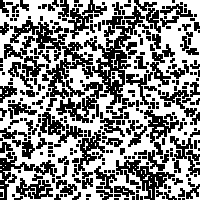
Frame 1 (no input)
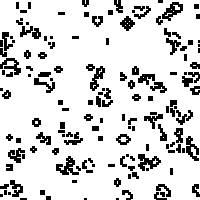
Frame 60 (the mouse pressed at the canvas centre just before this capture)
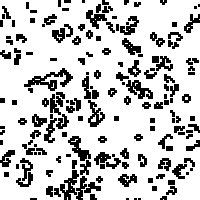
Frame 120 (the mouse held since frame 60 and released just before this capture)

The Processing sketch that drew these frames (run headless with seeded random() and noise(); from frame 60 on, the mouse is pressed at the canvas centre):

// Processing sketch: GOL
// ── GOL.pde
// Daniel Shiffman, Nature of Code
// <http://www.shiffman.net>
 
// A basic implementation of John Conway's Game of Life CA
// how could this be improved to use object oriented programming?
// think of it as similar to our particle system, with a "cell" class
// to describe each individual cell and a "cellular automata" class
// to describe a collection of cells

int cellsize = 2;
int cols, rows;
// Game of life board
int[][] old_board, new_board;

void setup()
{
  size(200, 200);
  smooth();
  // Initialize rows, columns and set-up arrays
  cols = width/cellsize;
  rows = height/cellsize;
  old_board = new int[cols][rows];
  new_board = new int[cols][rows];
  // Call function to fill array with random values 0 or 1
  initBoard();
}

void draw() {
  background(255);

  // Loop through every spot in our 2D array and check spots neighbors
  for (int x = 0; x < cols;x++) {
    for (int y = 0; y < rows;y++) {
      int nb = 0;
      // Note the use of mod ("%") below to ensure that cells on the edges have "wrap-around" neighbors
      // above row
      if (old_board[(x+cols-1) % cols ][(y+rows-1) % rows ] == 1) { nb++; }
      if (old_board[ x                ][(y+rows-1) % rows ] == 1) { nb++; }
      if (old_board[(x+1)      % cols ][(y+rows-1) % rows ] == 1) { nb++; }
      // middle row
      if (old_board[(x+cols-1) % cols ][ y                ] == 1) { nb++; }
      if (old_board[(x+1)      % cols ][ y                ] == 1) { nb++; }
      // bottom row
      if (old_board[(x+cols-1) % cols ][(y+1)      % rows ] == 1) { nb++; }
      if (old_board[ x                ][(y+1)      % rows ] == 1) { nb++; }
      if (old_board[(x+1)      % cols ][(y+1)      % rows ] == 1) { nb++; }

      // RULES OF "LIFE" HERE
      if      ((old_board[x][y] == 1) && (nb <  2)) { new_board[x][y] = 0; }      //loneliness
      else if ((old_board[x][y] == 1) && (nb >  3)) { new_board[x][y] = 0; }      //overpopulation
      else if ((old_board[x][y] == 0) && (nb == 3)) { new_board[x][y] = 1; }      //reproduction
      else                                          { new_board[x][y] = old_board[x][y]; }  //stasis
    }
  }

  // RENDER game of life based on "new_board" values
  for ( int i = 0; i < cols;i++) {
    for ( int j = 0; j < rows;j++) {
      if ((new_board[i][j] == 1)) {
        fill(0);
        stroke(0);
        rect(i*cellsize,j*cellsize,cellsize,cellsize);
      }
    }
  }
  
  // Swap old and new game of life boards
  int[][] tmp = old_board;
  old_board = new_board;
  new_board = tmp;
}

// Init board with random "alive" squares
void initBoard() {
  background(0);
  for (int i =0;i < cols;i++) {
    for (int j =0;j < rows;j++) {
      if (int(random(2)) == 0) {
        old_board[i][j] = 1;
      } else {
        old_board[i][j] = 0;
      }
    }
  }
}

// reset board when mouse is pressed
void mousePressed() {
  initBoard();
}
